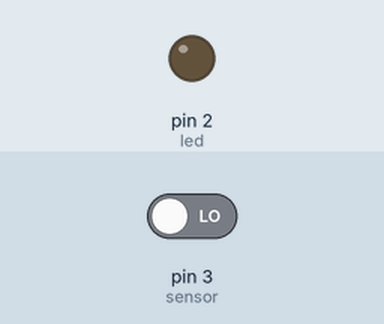
Bench run of a sketch on a simulated Arduino Uno, built with avr-gcc and run on an emulated ATmega328P. Shown: output pins drawn as LEDs (lit = HIGH). Dashed ring = blinking. The inputs (shaded band) are chosen by the test bench; at power-on: pin 3 (sensor) LOW.

Above: at 1.2 s.
1.3 s: pin 3 (sensor) driven HIGH
At 3.46 s:
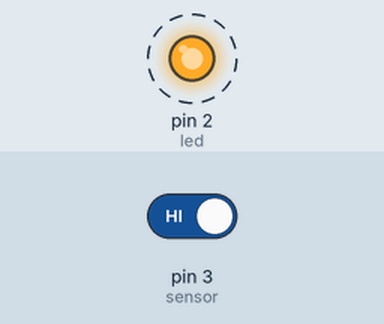
4.3 s: pin 3 (sensor) driven LOW
Timing chart, 0 to 7.3 s (numbered marks = the images above; inputs shaded):
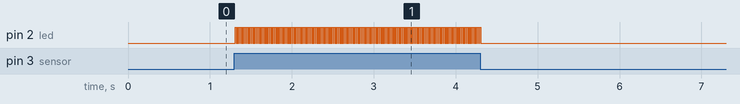

Measured:
- after the input at 1.3 s, pin 2 (led): alternates HIGH for 0.01 s and LOW for 0.01 s, starting at once
- after the input at 4.3 s, pin 2 (led): goes on until 4.3 s, then stays LOW

The sketch:

SesSensor.ino
```cpp
#define led 2
#define sensor 3
int btn = 0;
void setup() {
  pinMode(led, OUTPUT);
  pinMode(sensor, INPUT);
  Serial.begin(9600);
}

void loop() {
  int sensorData = digitalRead(sensor);
  if (sensorData == 1) {
    if (btn == 0) {
      btn = 1;
    }
    else {
      btn = 0;
    }
  }
  delay(10);
  digitalWrite(led, btn);
}
```
